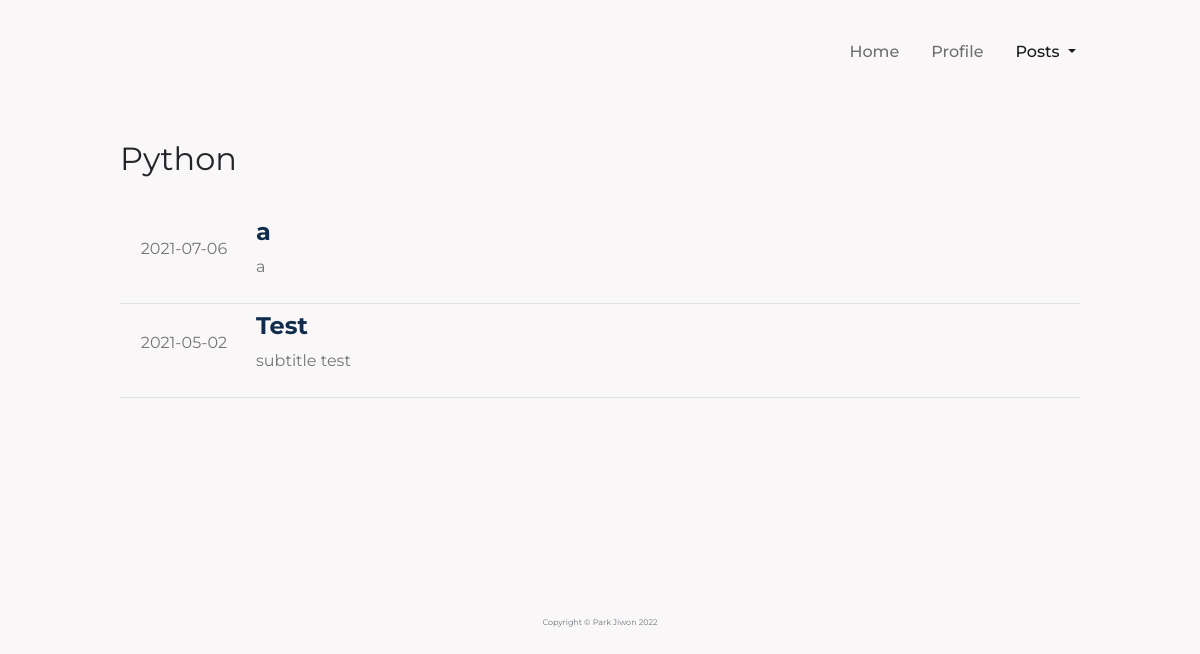
/posts?category_id=1, run on an earlier commit of the app's database.
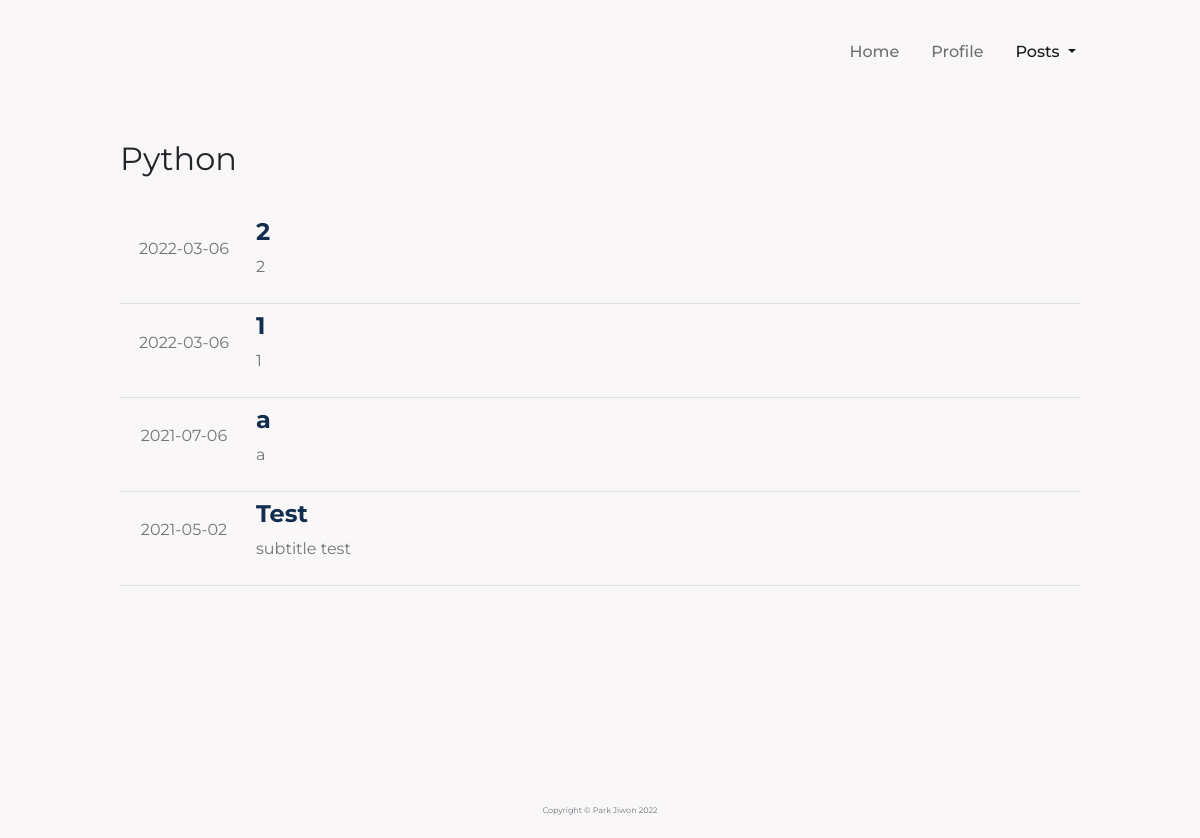
And on a later commit of the database.
### main.py (models this page shows)
class Category(db.Model):
    __tablename__ = "category"
    id = db.Column(db.Integer, primary_key=True)
    name = db.Column(db.String(10), unique=True, nullable=False)
    count = db.Column(db.Integer, nullable=False)
    posts = relationship("Post", back_populates="category")

class Post(db.Model):
    __tablename__ = "posts"
    id = db.Column(db.Integer, primary_key=True)
    title = db.Column(db.String(100), nullable=False)
    subtitle = db.Column(db.String(250), nullable=False)
    body = db.Column(db.Text, nullable=False)
    created_at = db.Column(db.Date, nullable=False, default=datetime.datetime.today())
    category_id = db.Column(db.Integer, db.ForeignKey("category.id"))
    category = relationship("Category", back_populates="posts")

### main.py (the view)
@app.route("/posts")
def show_posts_by_category():
    variable_dict["page"] = "posts"
    target_category_id = request.args.get("category_id")
    variable_dict["selected_category_id"] = target_category_id
    variable_dict["selected_category_name"] = Category.query.get(target_category_id).name
    result = Post.query.filter_by(category_id=target_category_id).order_by(getattr(Post, "id").desc())
    variable_dict["posts"] = result
    return render_template("post_list.html", variable_dict=variable_dict)

### templates/post_list.html (shortened to what this page needs)
{% include "header.html" %}
<div class="post-container">
    <h1 class="postlist-main-title"> {{ variable_dict["selected_category_name"].title() }} </h1>
    <br>
    <table class="table align-middle">
        {% for item in variable_dict["posts"] %}
        <tr>
            <td class="postlist-date-cell">
                <p class="postlist-date">
                    {{ item.created_at }}
                </p>
            </td>
            <td>
                <a class="postlist-content" href="{{url_for('show_certain_post', post_id=item.id)}}">
                    <h1 class="postlist-title">{{item.title}}</h1>
                    <p class="postlist-subtitle">{{item.subtitle}}</p>
                </a>
            </td>
        </tr>
        {% endfor %}
    </table>
</div>
{% include "footer.html" %}

### templates/header.html (shortened to what this page needs)
<!DOCTYPE html>
<html lang="en">
<head>
    <link href="https://cdn.jsdelivr.net/npm/bootstrap@5.0.0-beta3/dist/css/bootstrap.min.css" rel="stylesheet"
>
    <link type="text/css" rel="stylesheet" href="{{url_for('static',filename='css/styles.css')}}">
</head>
<body>
<nav class="navbar navbar-expand-md navbar-light">
    <div class="container-fluid justify-content-end">
        <div class="collapse navbar-collapse justify-content-end" id="navbarNav">
            <ul class="navbar-nav">
                {% if variable_dict["page"] == "home" %}
                {% if current_user.is_authenticated: %}
                <li class="nav-item mx-2">
                    <a class="nav-link" href="{{ url_for('logout') }}"> Logout </a>
                </li>
                {% endif %}
                <li class="nav-item mx-2">
                    <a class="nav-link active" aria-current="page" href="{{url_for('home')}}">Home</a>
                </li>
                <li class="nav-item mx-2">
                    <a class="nav-link" href="{{url_for('show_profile')}}">Profile</a>
                </li>
                <li class="nav-item dropdown mx-2 d-flex justify-content-end dropdown-posts-custom">
                    <a class="nav-link dropdown-toggle" href="#" id="navbarDropdown-home" role="button"
                       data-bs-toggle="dropdown" aria-expanded="false">
                        Posts
                    </a>
                    <ul class="dropdown-menu" aria-labelledby="navbarDropdown-home">
                        {% for item in variable_dict["categories"] %}
                        <li><a class="dropdown-item" href="{{url_for('show_posts_by_category', category_id=item.id)}}">{{item.name}}
                            ({{item.count}})</a></li>
                        {% endfor %}
                        {% if current_user.is_authenticated: %}
                        <li><a class="dropdown-item" href="{{url_for('make_category')}}">New Category</a></li>
                        {% endif %}
                    </ul>
                </li>
                {% elif variable_dict["page"] == "posts" %}
                <li class="nav-item mx-2">
                    <a class="nav-link" href="{{url_for('home')}}">Home</a>
                </li>
                <li class="nav-item mx-2">
                    <a class="nav-link" href="{{url_for('show_profile')}}">Profile</a>
                </li>
                <li class="nav-item dropdown mx-2">
                    <a class="nav-link dropdown-toggle active" aria-current="page" href="#" id="navbarDropdown-posts"
                       role="button" data-bs-toggle="dropdown" aria-expanded="false">
                        Posts
                    </a>
                </li>
                {% endif %}
            </ul>
        </div>
    </div>
</nav>

### templates/footer.html (shortened to what this page needs)
<footer class="copyright-container">
    <div class="container">
        <div class="row">
            <div class="column-12">
                <p class="copyright text-muted">Copyright &copy; Park Jiwon {{ variable_dict["year"] }}</p>
            </div>
        </div>
    </div>
</footer>
</body>
</html>

### static/css/styles.css (style rules this page uses)
body { font-family: 'Montserrat', sans-serif; background-color: #f9f7f7; }
.navbar { background-color: #f9f7f7; margin: 2% 8% 0; }
.navbar-nav { flex-direction: row; justify-content: flex-end; }
.nav-link { font-weight: 500; text-align: right; font-size: 1rem; }
.post-container { margin: 5% 10% 20% 10%; }
.postlist-main-title { font-weight: 400; font-size: 2rem; }
.postlist-content { text-decoration: none; }
.table .postlist-date-cell { padding: 0; text-align: center; width: 8rem; }
.postlist-date { color: #757575; font-size: 1rem; text-align: center; display: inline-block; }
.postlist-title { font-weight: 700; color: #112d4e; font-size: 1.5rem; }
.postlist-subtitle { color: #757575; font-size: 1rem; }
.copyright-container { position: relative; left: 50%; bottom: 1rem; transform: translate(-50%, -50%); }
.copyright { text-align: center; font-size: 0.5rem; margin: 0; }

What changed in the data, as far as the page shows it:
added Post: created_at "2022-03-06", title "2", subtitle "2"
added Post: created_at "2022-03-06", title "1", subtitle "1"
